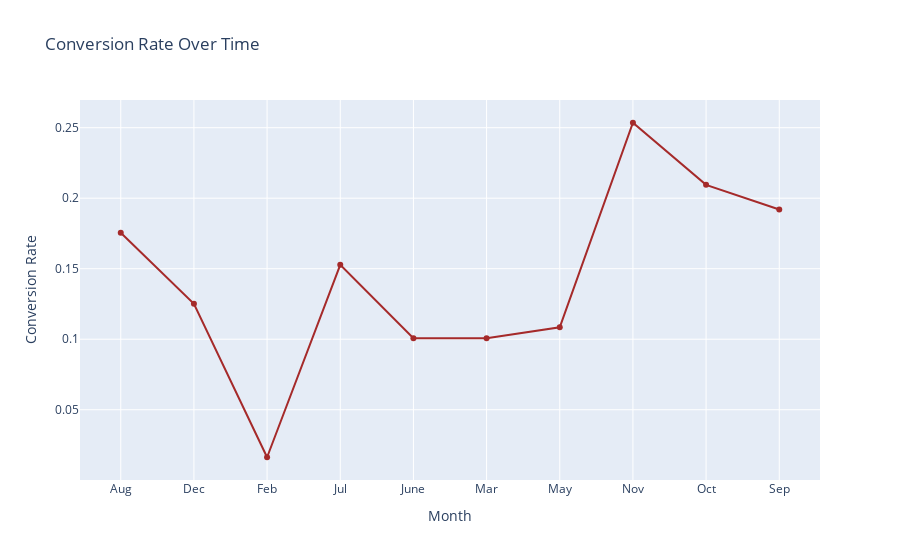

Notebook cell for this chart:
### Markdown cell above
By examining the stacked bar plot, we can draw insights into seasonal variations, identify months with higher or lower conversion rates, and assess the effectiveness of marketing or promotional strategies during specific periods. It also helps in understanding customer behavior and potential factors influencing revenue generation over time.

### Code cell
conversion_rate = df.groupby('Month')['Revenue'].mean().reset_index()
fig = px.line(conversion_rate, x='Month', y='Revenue', markers=True, line_shape='linear', 
              title='Conversion Rate Over Time', labels={'Revenue': 'Conversion Rate'})
fig.update_traces(line=dict(color='brown'))
fig.show()

### Figure 1 — Plotly figure (JSON) as saved in the notebook; plotly's stock layout.template omitted (floating-point values rounded to 4 significant figures)
{"data": [{"hovertemplate": "Month=%{x}<br>Conversion Rate=%{y}<extra></extra>", "legendgroup": "", "line": {"color": "brown", "dash": "solid", "shape": "linear"}, "marker": {"symbol": "circle"}, "mode": "lines+markers", "name": "", "orientation": "v", "showlegend": false, "type": "scatter", "x": ["Aug", "Dec", "Feb", "Jul", "June", "Mar", "May", "Nov", "Oct", "Sep"], "xaxis": "x", "y": [0.1755, 0.1251, 0.0163, 0.1528, 0.1007, 0.1007, 0.1085, 0.2535, 0.2095, 0.192], "yaxis": "y"}], "layout": {"legend": {"tracegroupgap": 0}, "title": {"text": "Conversion Rate Over Time"}, "xaxis": {"anchor": "y", "domain": [0, 1], "title": {"text": "Month"}}, "yaxis": {"anchor": "x", "domain": [0, 1], "title": {"text": "Conversion Rate"}}}}
